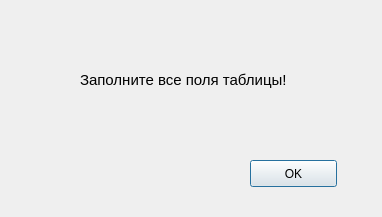
<?xml version="1.0" encoding="UTF-8"?>
<ui version="4.0">
 <class>reminder</class>
 <widget class="QDialog" name="reminder">
  <property name="geometry">
   <rect>
    <x>0</x>
    <y>0</y>
    <width>382</width>
    <height>217</height>
   </rect>
  </property>
  <property name="windowTitle">
   <string>Dialog</string>
  </property>
  <widget class="QLabel" name="label">
   <property name="geometry">
    <rect>
     <x>80</x>
     <y>70</y>
     <width>281</width>
     <height>20</height>
    </rect>
   </property>
   <property name="font">
    <font>
     <pointsize>11</pointsize>
    </font>
   </property>
   <property name="text">
    <string>Заполните все поля таблицы!</string>
   </property>
  </widget>
  <widget class="QPushButton" name="buttonOK">
   <property name="geometry">
    <rect>
     <x>250</x>
     <y>160</y>
     <width>87</width>
     <height>27</height>
    </rect>
   </property>
   <property name="text">
    <string>OK</string>
   </property>
  </widget>
 </widget>
 <resources/>
 <connections/>
</ui>
